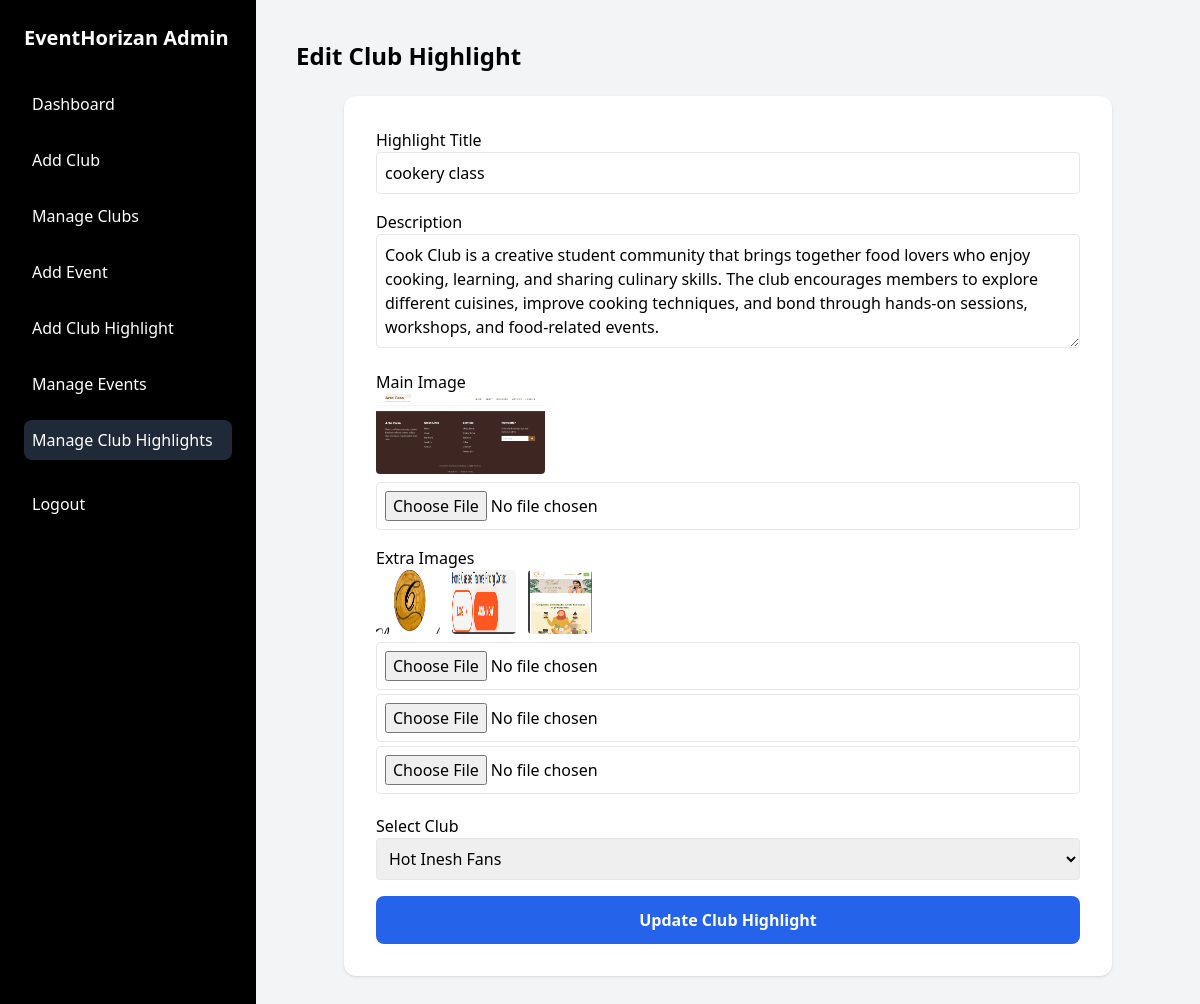
/Admin_Dashboard/highlights_edit.php?id=9 (signed in), run on the app's committed database.
### tables this page shows
CREATE TABLE `club_highlights` (
  `id` int(11) NOT NULL,
  `club_id` int(11) NOT NULL,
  `event_title` varchar(255) NOT NULL,
  `event_description` text NOT NULL,
  `main_image` varchar(255) NOT NULL,
  `extra_image_1` varchar(255) DEFAULT NULL,
  `extra_image_2` varchar(255) DEFAULT NULL,
  `extra_image_3` varchar(255) DEFAULT NULL,
  `created_at` timestamp NOT NULL DEFAULT current_timestamp()
);

CREATE TABLE `clubs` (
  `id` int(11) NOT NULL,
  `club_name` varchar(255) NOT NULL,
  `club_description` text DEFAULT NULL,
  `short_description` varchar(255) DEFAULT NULL,
  `club_main_image` varchar(255) DEFAULT NULL,
  `club_extra_image_1` varchar(255) DEFAULT NULL,
  `club_extra_image_2` varchar(255) DEFAULT NULL,
  `club_extra_image_3` varchar(255) DEFAULT NULL,
  `created_at` datetime DEFAULT current_timestamp(),
  `contact_description_1` varchar(255) DEFAULT NULL,
  `contact_number_1` varchar(20) DEFAULT NULL,
  `contact_number_2` varchar(20) DEFAULT NULL
);

### Admin_Dashboard/highlights_edit.php (the view, shortened to what this page needs)
<?php
require_once('../includes/db_connection.php');
$highlight_id = intval($_GET['id']);
$stmt = $pdo->prepare("SELECT * FROM club_highlights WHERE id = ?");
$stmt->execute([$highlight_id]);
$highlight = $stmt->fetch(PDO::FETCH_ASSOC);
$clubs = $pdo->query("SELECT id, club_name FROM clubs")->fetchAll(PDO::FETCH_ASSOC);
?>
<!DOCTYPE html>
<html>
<head>
<script src="https://cdn.tailwindcss.com"></script>
</head>
<body class="bg-gray-100 flex">
<aside class="hidden md:flex flex-col w-64 p-6 bg-black text-white">
    <h2 class="text-xl font-bold mb-8">EventHorizan Admin</h2>
    <nav class="flex flex-col gap-4">
        <a href="dashboard.php" class="p-2 rounded-lg hover:bg-gray-800">Dashboard</a>
        <a href="club_add.php" class="p-2 rounded-lg hover:bg-gray-800">Add Club</a>
        <a href="manage_clubs.php" class="p-2 rounded-lg hover:bg-gray-800">Manage Clubs</a>
        <a href="event_add.php" class="p-2 rounded-lg hover:bg-gray-800">Add Event</a>
        <a href="highlights_add.php" class="p-2 rounded-lg hover:bg-gray-800">Add Club Highlight</a>
        <a href="manage_events.php" class="p-2 rounded-lg hover:bg-gray-800">Manage Events</a>
        <a href="highlights_manage.php" class="p-2 bg-gray-800 rounded-lg">Manage Club Highlights</a>
        <a href="admin_logout.php" class="p-2 rounded-lg hover:bg-gray-800 mt-2">Logout</a>
    </nav>
</aside>
<main class="flex-1 p-10">
    <h1 class="text-2xl font-semibold mb-6">Edit Club Highlight</h1>
    <div class="bg-white p-8 rounded-xl shadow max-w-3xl mx-auto">
        <form method="POST" enctype="multipart/form-data" class="space-y-4">
            <div>
                <label class="font-medium">Highlight Title</label>
                <input type="text" name="title"
                       value="<?= htmlspecialchars($highlight['event_title']) ?>"
                       class="w-full border p-2 rounded" required>
            </div>
            <div>
                <label class="font-medium">Description</label>
                <textarea name="description" rows="4"
                          class="w-full border p-2 rounded"><?= htmlspecialchars($highlight['event_description']) ?></textarea>
            </div>
            <div>
                <label class="font-medium">Main Image</label>
                <?php if($highlight['main_image']): ?>
                    <img src="../uploads/<?= $highlight['main_image'] ?>" class="h-20 mb-2 rounded">
                <?php endif; ?>
                <input type="file" name="main_image" class="w-full border p-2 rounded">
            </div>
            <div>
                <label class="font-medium">Extra Images</label>
                <div class="flex gap-3 mb-2">
                    <?php if($highlight['extra_image_1']): ?>
                        <img src="../uploads/<?= $highlight['extra_image_1'] ?>" class="h-16 w-16 rounded">
                    <?php endif; ?>
                    <?php if($highlight['extra_image_2']): ?>
                        <img src="../uploads/<?= $highlight['extra_image_2'] ?>" class="h-16 w-16 rounded">
                    <?php endif; ?>
                    <?php if($highlight['extra_image_3']): ?>
                        <img src="../uploads/<?= $highlight['extra_image_3'] ?>" class="h-16 w-16 rounded">
                    <?php endif; ?>
                </div>
                <input type="file" name="image1" class="w-full mb-1 border p-2 rounded">
                <input type="file" name="image2" class="w-full mb-1 border p-2 rounded">
                <input type="file" name="image3" class="w-full mb-1 border p-2 rounded">
            </div>
            <div>
                <label class="font-medium">Select Club</label>
                <select name="club_id" class="w-full border p-2 rounded" required>
                    <?php foreach ($clubs as $club): ?>
                        <option value="<?= $club['id'] ?>"
                            <?= $highlight['club_id'] == $club['id'] ? 'selected' : '' ?>>
                            <?= htmlspecialchars($club['club_name']) ?>
                        </option>
                    <?php endforeach; ?>
                </select>
            </div>
            <button class="w-full bg-blue-600 text-white p-3 rounded-lg hover:bg-blue-700 font-semibold">
                Update Club Highlight
            </button>
        </form>
    </div>
</main>
</body>
</html>

### data on the page
club_highlights: title "cookery class", description "Cook Club is a creative student community that brings together food lovers who enjoy cooking, learning, and sharing culinary skills. The club encourages members to explore different cuisines, improve cooking techniques, and bond through hands-on sessions, workshops, and food-related events.", main_image (picture), extra_image_1 (picture), extra_image_2 (picture), extra_image_3 (picture), club_id "Hot Inesh Fans"
